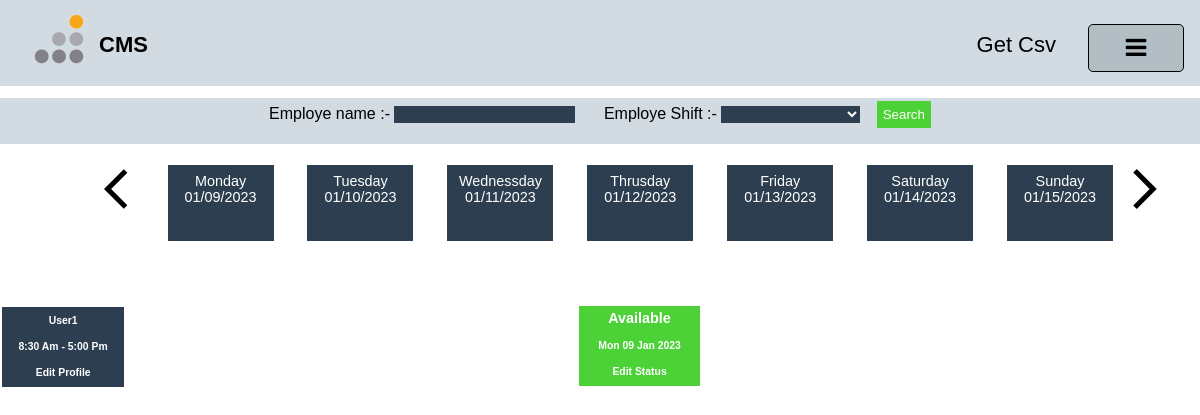
The page /dashboard/ (signed in) on the database its author committed.
### cmsdashboard/models.py (models this page shows, shortened)
class emp(models.Model):
    emp_id = models.CharField(max_length=120)
    emp_name = models.CharField(max_length=120)
    emp_shift = models.ForeignKey(emp_shift,  on_delete=models.CASCADE)

class emp_shift(models. Model):
    shift_time = models.CharField(max_length=120)
    def __str__(self):
        return self.shift_time

class emp_status(models. Model):
    emp = models.ForeignKey(emp, blank=True, null=True, on_delete=models.CASCADE)
    status = models.ForeignKey(emp_statustype, blank=True, null=True, on_delete=models.CASCADE)
    Date = models.DateField(auto_now=False, auto_now_add=False, blank=True,)

class emp_statustype(models. Model):
    status = models.CharField(max_length=120)
    def __str__(self):
        return self.status

### cmsdashboard/views.py (the view)
# urls.py: path('', views.dashboardhome, name='homedashboard'),
@login_required(login_url='/dashboard/dashboardlogin')
def dashboardhome(request):
    datelist = []
    if request.method == "POST":
        day = str(request.POST['day'])
        print(day)
        entered_date = datetime.datetime.strptime(day, '%m/%d/%Y')
        presentday = entered_date.date()
        date =presentday.strftime('%m/%d/%Y')
        datelist.append(date)
        for x in range(1,7):
            tomorrow = presentday + timedelta(x)
            date =tomorrow.strftime('%m/%d/%Y')
            datelist.append(date)
    else:
        currentdate = datetime.datetime.today()
        presentday = datetime.datetime.today() - datetime.timedelta(days=datetime.datetime.today().weekday() % 7)
        date =presentday.strftime('%m/%d/%Y')
        datelist.append(date)
        for x in range(1,7):
            tomorrow = presentday + timedelta(x)
            date =tomorrow.strftime('%m/%d/%Y')
            datelist.append(date)
    monday = datelist[0]
    tuesday = datelist[1]
    wednessday = datelist[2]
    thruday = datelist[3]
    friday = datelist[4]
    saturday = datelist[5]
    sunday = datelist[6]
    Sdate= datetime.datetime.strptime(monday, '%m/%d/%Y')
    ldate= datetime.datetime.strptime(sunday, '%m/%d/%Y')
    obj = emp_status.objects.filter(Date__gte=Sdate,Date__lte=ldate)
    emp_obj = emp.objects.all().order_by('id')
    myfilter = empfilter( request.GET, queryset=emp_obj)
    emp_obj = myfilter.qs
    return render(request, 'cmsdashboard/dashbordHome.html',
    {
        'datelist':datelist,
        'obj':obj,
        'emp_obj': emp_obj,
        'monday':monday,
        'tuesday':tuesday,
        'wednessday':wednessday,
        'thruday':thruday,
        'friday':friday,
        'saturday':saturday,
        'sunday':sunday,
        'myfilter':myfilter,
    }
    )

### template/cmsdashboard/dashbordHome.html (shortened to what this page needs)
{% extends '../base.html' %}
{% block content %}
<div class="formBar">
    <form action="" method="get">
        <span>
            <span>Employe name :- </span>
            {{myfilter.form.emp_name}}
        </span>
        <span class="empShift">
            <span>Employe Shift :- </span>
            {{myfilter.form.emp_shift}}
        </span>
        <button type="submit">Search</button>
    </form>
</div>
<form action="" method="post" return false>
    <div class="calCont">
        <div class="cont">
            <div class="dateDiv">
                <span class="material-icons prevBtn actionBtn" style="font-size: 3rem">
                </span>
                <div class="date">
                    <span class="daySpan">Monday</span>
                    <span class="currDate">{{monday}}</span>
                </div>
                <div class="date">
                    <span class="daySpan">Tuesday</span>
                    <span class="currDate">{{tuesday}}</span>
                </div>
                <div class="date">
                    <span class="daySpan">Wednessday</span>
                    <span class="currDate">{{wednessday}}</span>
                </div>
                <div class="date">
                    <span class="daySpan">Thrusday</span>
                    <span class="currDate">{{thruday}}</span>
                </div>
                <div class="date">
                    <span class="daySpan">Friday</span>
                    <span class="currDate">{{friday}}</span>
                </div>
                <div class="date">
                    <span class="daySpan">Saturday</span>
                    <span class="currDate">{{saturday}}</span>
                </div>
                <div class="date">
                    <span class="daySpan">Sunday</span>
                    <span class="currDate">{{sunday}}</span>
                </div>
                <span class="material-icons nextBtn actionBtn" style="font-size: 3rem">
                </span>
            </div>
        </div>
        <section id="statusDiv">
            <div class="statusDiv">
                {% for empy in emp_obj %}
                <div class="oneUser ">
                    <div class="status status1" id="user">
                        <span class="shift">{{empy.emp_name|title}}</span><br>
                        <span class="shift">{{empy.emp_shift|title}}</span><br>
                        <span class="shift"><a class="emplink modalViewBtn"
                                href="{% url 'dashboardeditEmp' empy.id %}">Edit
                                Profile</a></span>
                    </div>
                    <div class="dayForUser">
                        {% for x in datelist %}
                        {% for obje in obj %}
                        {% if obje.emp.id == empy.id %}
                        {% if obje.Date|date:"SHORT_DATE_FORMAT" == x %}
                        <div class="status status1 {{obje.status}}">
                            <span>{{obje.status}}</span><br>
                            <span class="shift">{{ obje.Date|date:"D d M Y" }}</span><br />
                            <span class="shift"><a class="emplink" href="{% url 'dashboardeditStatus' obje.id %}">Edit
                                    Status</a></span>
                        </div>
                        {% endif %}
                        {% endif %}
                        {% endfor %}
                        {% endfor %}
                    </div>
                </div>
                {% endfor %}
            </div>
        </section>
    </div>
</form>
{% endblock %}

### template/base.html (shortened to what this page needs)
{% load static %}
<!DOCTYPE html>
<html lang="en">
<head>
    <link rel="stylesheet" href="https://cdnjs.cloudflare.com/ajax/libs/font-awesome/4.7.0/css/font-awesome.min.css">
<link rel="stylesheet" href="{% static 'css/navbar.css'%}">
<link rel="stylesheet" href="{% static 'css/login.css'%}">
<link rel="stylesheet" href="{% static 'css/home.css'%}">
<link rel="stylesheet" href="{% static 'css/card.css'%}">
<link rel="stylesheet" href="{% static 'css/alertbar.css'%}">
<link rel="stylesheet" href="{% static 'css/formBar.css'%}">
</head>
<body>
    {% include './navbar.html'%}
    {% block content %}
    {% endblock %}
</body>
</html>

### template/navbar.html (shortened to what this page needs)
{% load static %}
<div class="topnav" id="myTopnav">
    <div>
        <a href="{% url 'home' %}" class="leftOptions">
          <img src="{% static 'image/logo.png'%}" style="height:50px" alt="">
        <div class="cmsTag">CMS</div>
      </a>
    </div>
  <div id="rightMenu" class="rightMenu" style="margin-top: 1.5%;">
    <a href=""></a>
    <a href="{% url 'expotcsvfile' %}">Get Csv</a>
    {% if user.is_authenticated %}
    <a id="logBtnAnch"><button id="logBtn" class="sideBarBtn">
      <i class="fa fa-bars"></i></button></a>
    {% endif %}
  </div>
</div>

### static/css/navbar.css (style rules this page uses)
body { margin: 0; font-family: Arial, Helvetica, sans-serif; }
.topnav { overflow: hidden; background-color:#d2dae2; }
.topnav a { float: left; display: block; color: black; text-align: center; padding: 14px 16px; text-decoration: none; font-size: 22px; }
#rightMenu { float: right; }
#logBtn { height: 3rem; width: 6rem; font-size:1.5rem; background-color: #b2bec3; border:0.01px solid black; border-radius: 5px; cursor:pointer; }
#logBtnAnch { margin-top: -3%; }
.leftOptions { display: flex; margin-left: 1.5%; }
.leftOptions div { height: 100%; }
.cmsTag { margin-left: 130%; margin-top: -76%; font-weight: bolder; font-family: 'Gill Sans', 'Gill Sans MT', Calibri, 'Trebuchet MS', sans-serif; }

### static/css/home.css (style rules this page uses)
* { font-family: Arial, Helvetica, sans-serif; }
.calCont { height: 90vh; width: 80vw; }
.oneUser { width: 100vw; margin: 0.7% 0%; display: flex; }
.dayForUser { display: flex; justify-content: space-around; width: 100%; margin-left: 1%; }
#user { background-color: #2c3e50; text-align: center; color: white; font-weight: bolder; line-height: 1.8; font-size: 0.9rem; }
.cont { height: 90%; position: relative; }
.dateDiv { height: 15%; margin-left: 10.6%; display: flex; width: 87vw; margin-left: 13%; margin-bottom: 2%; z-index: 1; }
#statusDiv { overflow: scroll; position: absolute; top: 35vh; left: 0.2%; scrollbar-width: none; }
.date { width: 11.8%; margin-top: 2%; margin-right: 1.75%; margin-left: 1.5%; padding: 8px 0px; background-color: #2c3e50; }
.date span { text-align: center; display: flex; justify-content: center; color: white; font-size: 0.9rem; font-family: Arial, Helvetica, sans-serif; }
.statusDiv { margin-top: 1%; width: 95vw; display: flex; justify-content: flex-start; flex-wrap: wrap; }
.status { height: 2rem; width: 12.2%; margin-top: 0.68%; margin-right: 1%; }
.status1 { height: 5rem; }
.weekend, .Out_Of_Office, .Available { text-align: center; color: white; font-weight: bolder; font-size: 0.9rem; line-height: 1.8; }
.Available { background-color: #4cd137; position: relative; }
.shift { font-size: 0.65rem; }
.actionBtn { cursor: pointer; color: black; user-select: none; position: sticky; margin-top: 2%; }
.prevBtn { z-index: 1; margin-left: -2%; }
.nextBtn { z-index: 1; margin-left: -1%; }
.emplink { color: #fff; text-decoration: none; }

### static/css/formBar.css (style rules this page uses)
.formBar { background-color: #d2dae2; text-align: center; margin-top: 1%; height: 5vh; padding-top: 0.5%; }
.formBar input { height: 100%; border: none; outline: none; background-color:#2c3e50; color: white; }
.formBar select { height: 100%; border: 2px solid red; border: none; outline:none; background-color:#2c3e50; color: white; }
.empShift { margin-left: 2%; }
.formBar button { height: 100%; border: none; cursor: pointer; margin-left: 1%; background-color: #4cd137; padding: 0.5%; color: white; margin-top: -0.2%; }

### rows shown on the page
emp: emp_name "User1", emp_shift "8:30 Am - 5:00 Pm"
emp_status: status "Available", Date "Mon 09 Jan 2023"

### other values the page prints
{{ monday }} "01/09/2023"
{{ tuesday }} "01/10/2023"
{{ wednessday }} "01/11/2023"
{{ thruday }} "01/12/2023"
{{ friday }} "01/13/2023"
{{ saturday }} "01/14/2023"
{{ sunday }} "01/15/2023"
